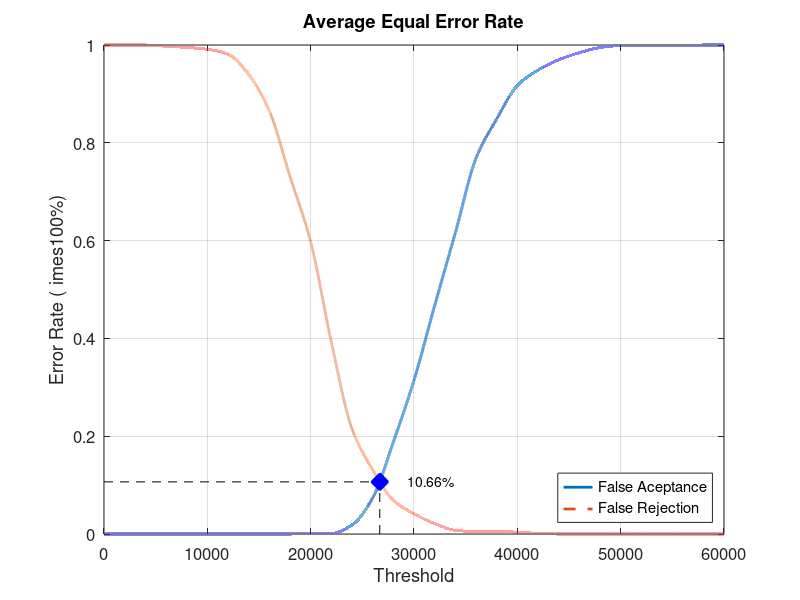
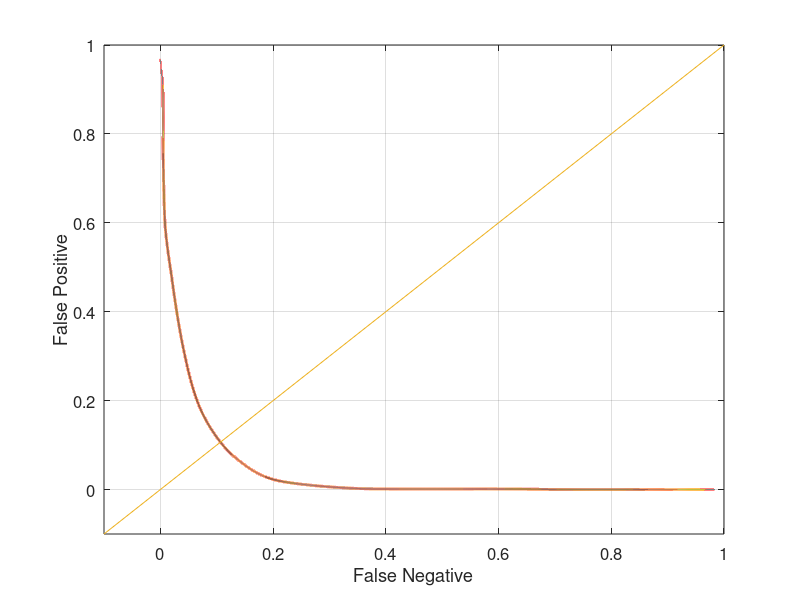

Here is the MATLAB script that generated these plots, in order:
close all;
clear;
clc;
x = 0:2000:60000;
xq = 0:0.5:60000;

y0 = [0 0 0 0 0 0 0 0 0 0 0.00131579 0.00131579 0.0184211 0.0736842 0.188158 0.314474 0.467105 0.615789 0.768421 0.848684 0.917105 0.948684 0.969737 0.984211 0.994737 0.998684 0.998684 0.998684 0.998684 1 1]
yy0 = interp1(x, y0, xq, 'pchip');
y1 = [1 1 1 0.9975 0.995 0.99125 0.98125 0.94 0.865 0.73125 0.5975 0.3925 0.215 0.13125 0.06875 0.04125 0.02125 0.0075 0.005 0.005 0.00375 0.00125 0 0 0 0 0 0 0 0 0]
yy1 = interp1(x, y1, xq, 'pchip');

% Calculating EER: 
y2 = abs(y0 - y1);
find(y2 == min(y2))
yy2 = abs(yy0 - yy1);
xEER = find(yy2 == min(yy2));
xEERIndex = xq(xEER) % X-axis EER
yEER = yy0(xEER) % Y-axis EER

main = figure
plot(xq, yy0,'-','LineWidth', 2);	hold on
plot(xq, yy1,'--','LineWidth', 2);	hold on
plot([xEERIndex xEERIndex], [0 yEER], 'k--');	hold on
plot([0 xEERIndex], [yEER yEER], 'k--');	hold on
plot(xEERIndex, yEER, 'bx', 'LineWidth', 10);	hold on
text(xEERIndex + 10 * xEERIndex / 100, yEER, [num2str(round((10000 * yEER)) / 100) '%'])
legend('False Aceptance', 'False Rejection', 'Location', 'SouthEast')
xlabel('Threshold')
ylabel('Error Rate (	imes100%)')
title('Average Equal Error Rate')
set(gca, 'FontSize', 12)
axis([0 60000 0 1])
grid on

print(main, 'Experiment1AverageMain', '-dpng');
FNRxFPR = figure('Color', [1 1 1]);
plot(yy1, yy0, '-', yy1, yy0, 'LineWidth', 2);
hold on
y = -0.1:0.1:1
plot(y, y); 
set(gca, 'FontSize', 12)
xlabel('False Negative')
ylabel('False Positive')
axis([-0.1 1 -0.1 1])
set(gca, 'FontSize', 12)
grid on

print(FNRxFPR, 'Experiment1AverageFNRxFPR','-dpng');
